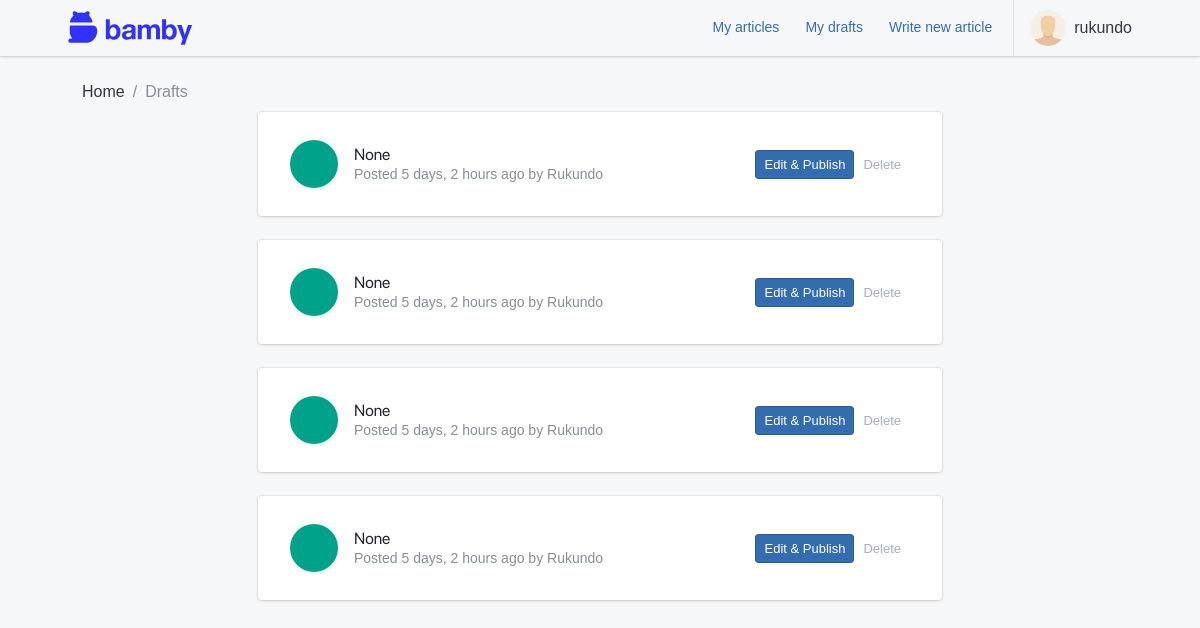
The page /articles/drafts/ (signed in) on the database as committed earlier.
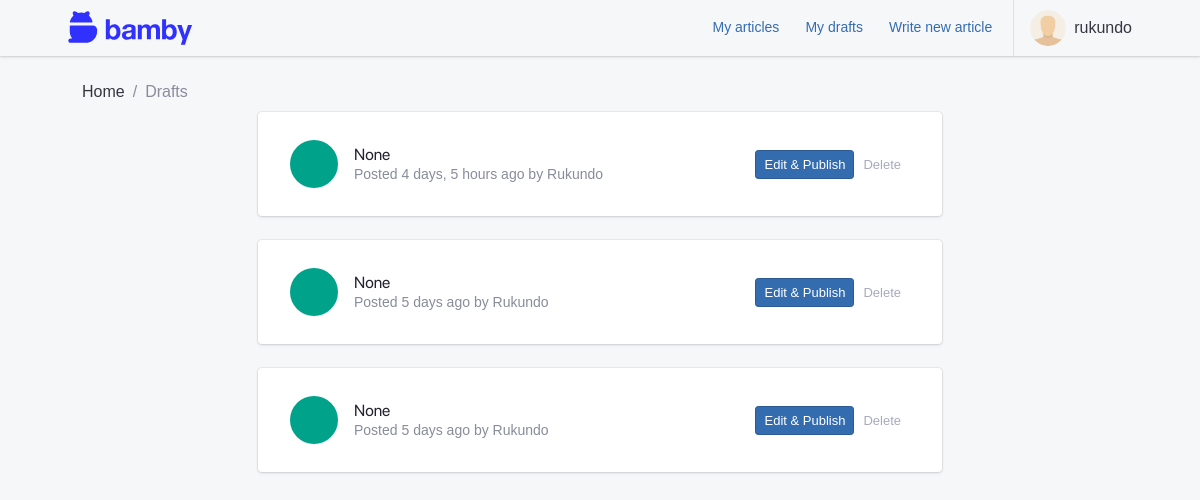
The same page on the database as committed later.
### apps/authentication/models.py (models this page shows, shortened)
class Profile(models.Model):
    user = models.OneToOneField(User, on_delete=models.CASCADE, verbose_name=_("user"))
    node_pubkey = models.CharField(max_length=80, unique=True, blank=True, null=True)
    class Meta:
        verbose_name = _("profile")
        verbose_name_plural = _("profiles")
        db_table = "auth_profile"
    def get_screen_name(self):
        try:
            if self.user.get_full_name():
                return self.user.get_full_name()
            else:
                return self.user.username
        except Exception:
            return self.user.username

### apps/blog/models.py (models this page shows, shortened)
class Article(models.Model):
    DRAFT = "D"
    PUBLISHED = "P"
    STATUS = ((DRAFT, _("Draft")), (PUBLISHED, _("Published")))
    uuid = models.UUIDField(unique=True, default=uuid.uuid4, editable=False)
    user = models.ForeignKey(
        settings.AUTH_USER_MODEL,
        null=True,
        related_name="articles",
        on_delete=models.SET_NULL,
    )
    date_created = models.DateTimeField(auto_now_add=True)
    date_published = models.DateTimeField(auto_now=True)
    title = models.CharField(max_length=255, null=True, unique=True)
    status = models.CharField(max_length=1, choices=STATUS, default=DRAFT)
    content = models.CharField(_("Content"), max_length=10000, blank=True)
    edited = models.BooleanField(default=False)
    objects = ArticleQuerySet.as_manager()
    class Meta:
        verbose_name = _("Article")
        verbose_name_plural = _("Articles")
        ordering = ("-date_published",)

### apps/blog/views.py (the view)
# urls.py: path("drafts/", view=list_drafts, name="drafts"),
@login_required()
def list_drafts(request):
    drafts = request.user.articles.filter(status="D")
    context = {
        "articles": drafts
    }
    return render(request, "blog/draft_list.html", context)

### paywalled/templates/blog/draft_list.html (shortened to what this page needs)
{% extends 'base.html' %}
{% load static i18n %}
{% load humanize %}
{% block content %}
<div class="container">
    <nav aria-label="breadcrumb">
        <ol class="breadcrumb">
            <li class="breadcrumb-item"><a href="/">{% trans 'Home' %}</a></li>
            <li class="breadcrumb-item active"><a href="{% url 'articles:list' %}">{% trans 'Drafts' %}</a></li>
        </ol>
    </nav>
    <div class="row">
        <div class="col-md-8 mx-auto">
            <div class="list-group list-group-flush list-group-divider"
                hx-confirm="Are you sure you want to delete this article?" hx-target="#drafts" hx-swap="outerHTML">
                {% for article in articles %}
                <div class="card mb-4" id="drafts">
                    <div class="card-body">
                        <div class="list-group-item">
                            <div class="list-group-item-figure">
                                <a href="{% url 'articles:article' article.uuid %}"
                                    class="tile tile-lg tile-circle bg-success">
                                </a>
                            </div>
                            <div class="list-group-item-body">
                                <h4 class="list-group-item-title">
                                    <a href="{% url 'articles:article' article.uuid %}">{{ article.title|title }}</a>
                                </h4>
                                <p class="list-group-item-text">{% trans 'Posted' %}
                                    {{ article.date_published|naturaltime }}
                                    by
                                    {{ article.user.profile.get_screen_name|title }} </p>
                            </div>
                            <div class="list-group-item-figure">
                                <a href="{% url 'articles:publish_article' article.uuid %}"
                                    class="btn btn-sm btn-primary">Edit & Publish</a>
                                <a class="btn btn-sm btn-light"
                                    hx-delete="{% url 'articles:delete_article' article.pk %}">Delete</a>
                            </div>
                        </div>
                    </div>
                </div>
                {% empty %}
                <p class="no-data">You have no drafts yet.</p>
                {% endfor %}
            </div>
        </div>
    </div>
</div>
{% endblock content %}

### paywalled/templates/base.html (shortened to what this page needs)
{% load compress static django_htmx %}
<!DOCTYPE html>
<html lang="en">
<head>
  {% compress css %}
  <link rel="stylesheet" href="{% static 'css/theme.css' %}" data-skin="default" />
  <link rel="stylesheet" href="https://cdn.jsdelivr.net/npm/bootstrap-icons@1.8.1/font/bootstrap-icons.css">
  {% endcompress %}
</head>
<body hx-headers='{"X-CSRFToken": "{{ csrf_token }}"}'>
  {% block body %}
  <div class="app container">
    {% block header %}
    {% include 'includes/header.html' %}
    {% endblock header %}
    <main class="app-main">
      <div class="wrapper">
        <div class="page{% block page_meta %}{% endblock %}">
          <div class="page-inner" {% block inner_style %}{% endblock %}>
            {% block content %}{% endblock %}
          </div>
        </div>
      </div>
    </main>
  </div>
  {% endblock body %}
</body>
</html>

### paywalled/templates/includes/header.html (shortened to what this page needs)
{% load static %}
<header class="app-header app-header-light">
  <div class="top-bar container">
    <div class="top-bar-brand">
      <a href="/"><img src="{% static 'images/logo.svg' %}" height="54"></a>
    </div>
    <div class="top-bar-list">
      {% block header-far-right %}
      <div class="top-bar-item top-bar-item-right px-0 d-none d-sm-flex">
        <ul class="header-nav nav">
          {% if user.is_authenticated %}
          <li class="nav-item">
            <a class="btn btn-link" href="{% url 'articles:list' %}">My articles</a>
          </li>
          <li class="nav-item">
            <a class="btn btn-link" href="{% url 'articles:drafts' %}">My drafts</a>
          </li>
          <li class="nav-item">
            <a class="btn btn-link" href="{% url 'articles:write_new' %}">Write new article</a>
          </li>
          {% endif %}
        </ul>
        {% if user.is_authenticated %}
        <div class="navbar-nav dropdown d-flex">
          <button class="btn-account w-100" type="button" data-toggle="dropdown" aria-haspopup="true"
            aria-expanded="false"><span class="user-avatar user-avatar-md mr-lg-0"><img
                src="{% static 'images/user.png' %}" alt=""></span> <span
              class="account-summary pl-lg-2 d-none d-lg-block"><span
                class="account-name">{{ user.profile.get_screen_name }}</span></span>
          </button>
        </div>
        {% else %}
        <a class="btn-account btn btn-primary btn-lg" title="Sign up" href="{% url 'signup' %}">Sign up</a>
        <a class="btn-account btn-default btn-lg" title="Log in" href="{% url 'login' %}">Log in</a>
        {% endif %}
      </div>
      {% endblock %}
    </div>
  </div>
</header>

Rows that differ between the two databases and show on the page:
removed Article: title "None", date_published "5 days, 2 hours ago", user.profile.get_screen_name "Rukundo"
removed Article: title "None", date_published "5 days, 2 hours ago", user.profile.get_screen_name "Rukundo"
removed Article: title "None", date_published "5 days, 2 hours ago", user.profile.get_screen_name "Rukundo"
removed Article: title "None", date_published "5 days, 2 hours ago", user.profile.get_screen_name "Rukundo"
added Article: title "None", date_published "4 days, 5 hours ago", user.profile.get_screen_name "Rukundo"
added Article: title "None", date_published "5 days ago", user.profile.get_screen_name "Rukundo"
added Article: title "None", date_published "5 days ago", user.profile.get_screen_name "Rukundo"
